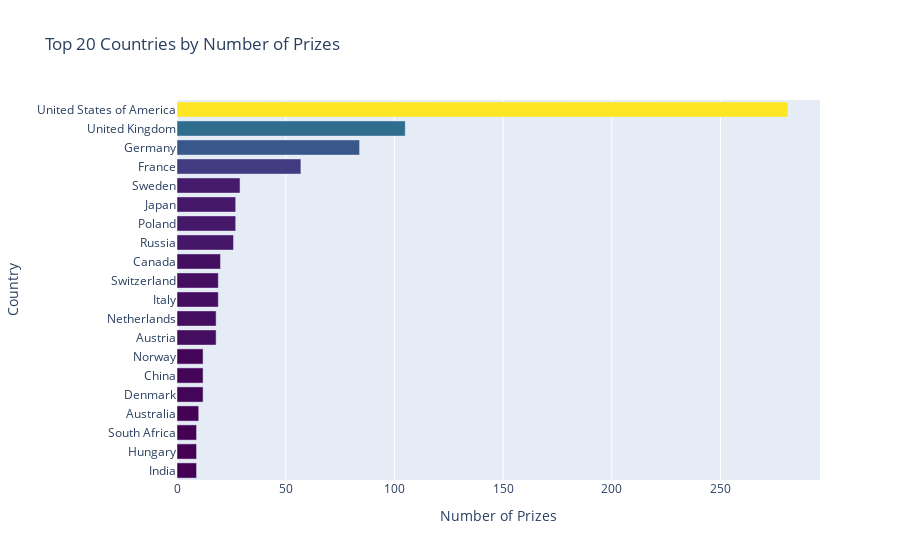

Source (notebook cell):
### Code cell
h_bar = px.bar(
    x=top20_countries.prize,
    y=top20_countries.birth_country_current,
    orientation='h',
    color=top20_countries.prize,
    color_continuous_scale='Viridis',
    title='Top 20 Countries by Number of Prizes'
)
 
h_bar.update_layout(
    xaxis_title='Number of Prizes', 
    yaxis_title='Country',
    coloraxis_showscale=False
)

h_bar.show()

### Figure 1 — Plotly figure (JSON) as saved in the notebook; plotly's stock layout.template omitted (floating-point values rounded to 4 significant figures)
{"data": [{"alignmentgroup": "True", "hovertemplate": "x=%{x}<br>y=%{y}<br>color=%{marker.color}<extra></extra>", "legendgroup": "", "marker": {"color": [9, 9, 9, 10, 12, 12, 12, 18, 18, 19, 19, 20, 26, 27, 27, 29, 57, 84, 105, 281], "coloraxis": "coloraxis", "pattern": {"shape": ""}}, "name": "", "offsetgroup": "", "orientation": "h", "showlegend": false, "textposition": "auto", "type": "bar", "x": [9, 9, 9, 10, 12, 12, 12, 18, 18, 19, 19, 20, 26, 27, 27, 29, 57, 84, 105, 281], "xaxis": "x", "y": ["India", "Hungary", "South Africa", "Australia", "Denmark", "China", "Norway", "Austria", "Netherlands", "Italy", "Switzerland", "Canada", "Russia", "Poland", "Japan", "Sweden", "France", "Germany", "United Kingdom", "United States of America"], "yaxis": "y"}], "layout": {"barmode": "relative", "coloraxis": {"colorbar": {"title": {"text": "color"}}, "colorscale": [[0, "#440154"], [0.1111, "#482878"], [0.2222, "#3e4989"], [0.3333, "#31688e"], [0.4444, "#26828e"], [0.5556, "#1f9e89"], [0.6667, "#35b779"], [0.7778, "#6ece58"], [0.8889, "#b5de2b"], [1, "#fde725"]], "showscale": false}, "legend": {"tracegroupgap": 0}, "title": {"text": "Top 20 Countries by Number of Prizes"}, "xaxis": {"anchor": "y", "domain": [0, 1], "title": {"text": "Number of Prizes"}}, "yaxis": {"anchor": "x", "domain": [0, 1], "title": {"text": "Country"}}}}
